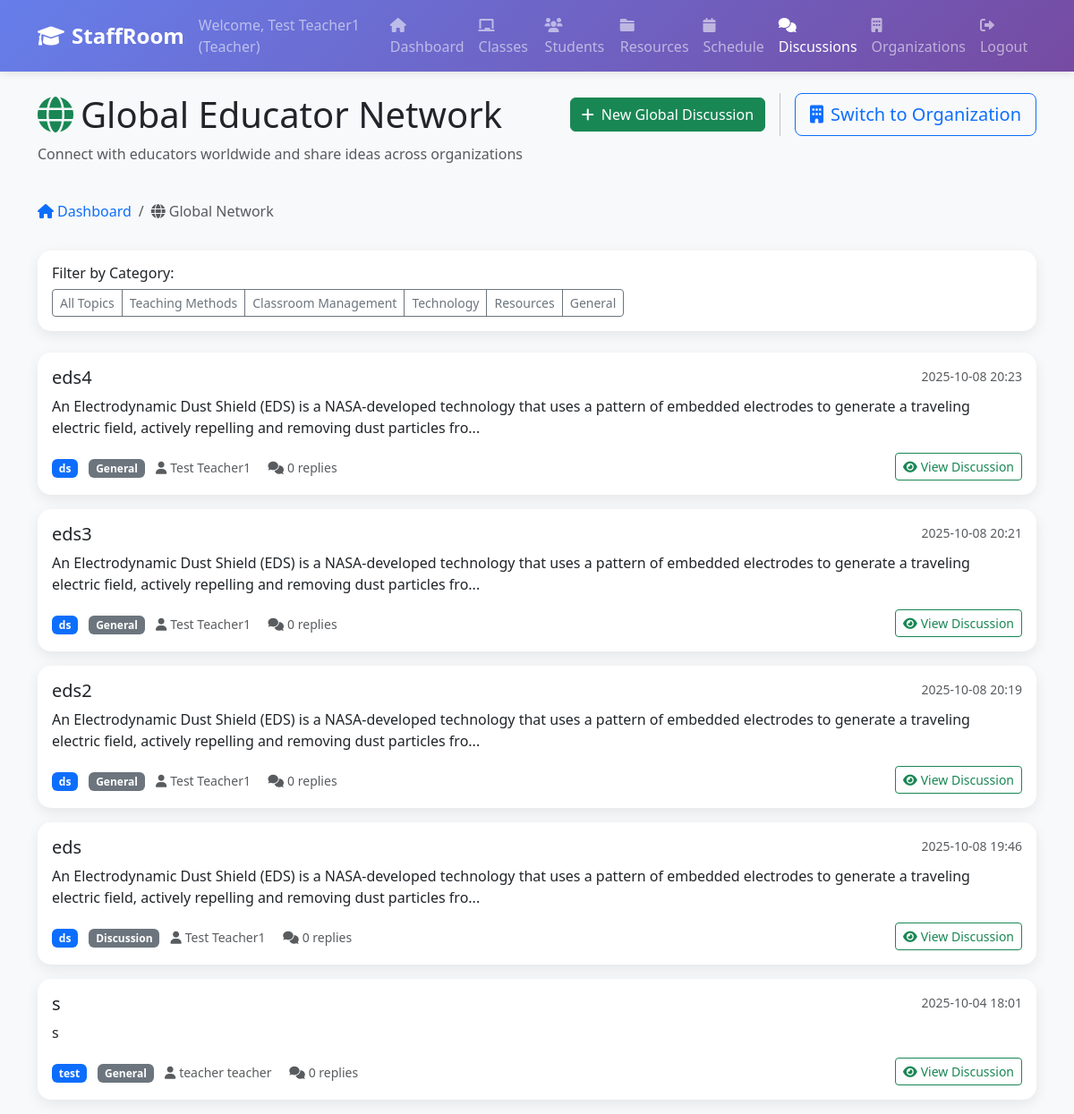
/global-discussions (signed in), run on the app's committed database.
### tables this page shows
CREATE TABLE global_discussions (
                id INTEGER PRIMARY KEY AUTOINCREMENT,
                title TEXT NOT NULL,
                content TEXT NOT NULL,
                author_id INTEGER NOT NULL,
                author_organization TEXT,
                category TEXT DEFAULT 'general',
                tags TEXT,
                is_pinned BOOLEAN DEFAULT 0,
                created_at TIMESTAMP DEFAULT CURRENT_TIMESTAMP,
                updated_at TIMESTAMP DEFAULT CURRENT_TIMESTAMP,
                FOREIGN KEY (author_id) REFERENCES users (id)
            );

CREATE TABLE users (
                id INTEGER PRIMARY KEY AUTOINCREMENT,
                username TEXT UNIQUE NOT NULL,
                email TEXT UNIQUE NOT NULL,
                password_hash TEXT NOT NULL,
                first_name TEXT NOT NULL,
                last_name TEXT NOT NULL,
                user_type TEXT NOT NULL CHECK (user_type IN ('teacher', 'student', 'admin')),
                created_at TIMESTAMP DEFAULT CURRENT_TIMESTAMP,
                is_active BOOLEAN DEFAULT 1
            , phone_number TEXT, profile_photo_path TEXT, bio TEXT, grade INTEGER);

### web_app.py (the view)
    def decorated_function(*args, **kwargs):
        if 'user_id' not in session:
            return redirect(url_for('login'))
        user_organizations = db.get_user_organizations(session['user_id'])
        if not user_organizations:
            flash('You must join an organization to access this feature.', 'warning')
            return redirect(url_for('organizations'))
        return f(*args, **kwargs)

### web_app.py (called while the page is built)
def require_organization_access(f):
    def decorated_function(*args, **kwargs):
        if 'user_id' not in session:
            return redirect(url_for('login'))
        user_organizations = db.get_user_organizations(session['user_id'])
        if not user_organizations:
            flash('You must join an organization to access this feature.', 'warning')
            return redirect(url_for('organizations'))
        return f(*args, **kwargs)
    decorated_function.__name__ = f.__name__
    return decorated_function

@app.route('/global-discussions')
@require_organization_access
def global_discussions():
    if 'user_id' not in session:
        return redirect(url_for('login'))
    category_filter = request.args.get('category')
    discussions = db.get_global_discussions(category=category_filter)
    current_org = db.get_user_current_organization(session['user_id'])
    user_org_name = current_org['name'] if current_org else 'No Organization'
    return render_template('global_discussions.html',
                         discussions=discussions,
                         user_org_name=user_org_name,
                         current_filter=category_filter)

    def get_connection(self):
        if self.db_path.startswith('postgresql://'):
            import psycopg2
            from psycopg2.extras import RealDictCursor
            conn = psycopg2.connect(self.db_path, cursor_factory=RealDictCursor)
        else:
            db_file = self.db_path.replace('sqlite:///', '')
            conn = sqlite3.connect(db_file)
            conn.row_factory = sqlite3.Row
        return conn

    def get_user_organizations(self, user_id):
        conn = self.get_connection()
        cursor = conn.execute("""
            SELECT o.*, om.role, om.joined_at
            FROM organizations o
            JOIN organization_memberships om ON o.id = om.organization_id
            WHERE om.user_id = ?
            ORDER BY om.joined_at DESC
            LIMIT 1
        """, (user_id,))
        result = cursor.fetchone()
        conn.close()
        return [dict(result)] if result else []

### templates/global_discussions.html (shortened to what this page needs)
{% extends "common/base.html" %}
{% block content %}
        <div class="row mb-4">
            <div class="col-md-6">
                <h1><i class="fas fa-globe me-2 text-success"></i>Global Educator Network</h1>
                <p class="text-muted">Connect with educators worldwide and share ideas across organizations</p>
            </div>
            <div class="col-md-6">
                <div class="d-flex justify-content-end align-items-center gap-3">
                    <div class="btn-group" role="group">
                        <button class="btn btn-success" data-bs-toggle="modal" data-bs-target="#newGlobalDiscussionModal">
                            <i class="fas fa-plus me-2"></i>New Global Discussion
                        </button>
                    </div>
                    <a href="{{ url_for('discussions') }}" class="btn btn-outline-primary btn-lg switch-btn">
                        <i class="fas fa-building me-2"></i>Switch to Organization
                    </a>
                </div>
            </div>
        </div>
        <div class="row mb-3">
            <div class="col-12">
                <nav aria-label="breadcrumb">
                    <ol class="breadcrumb">
                        <li class="breadcrumb-item">
                            <a href="{{ url_for('dashboard') }}" class="text-decoration-none">
                                <i class="fas fa-home me-1"></i>Dashboard
                            </a>
                        </li>
                        <li class="breadcrumb-item active" aria-current="page">
                            <i class="fas fa-globe me-1"></i>Global Network
                        </li>
                    </ol>
                </nav>
            </div>
        </div>
        <div class="row mb-4">
            <div class="col-12">
                <div class="card">
                    <div class="card-body">
                        <h6>Filter by Category:</h6>
                        <div class="btn-group" role="group">
                            <button class="btn btn-outline-secondary btn-sm" onclick="filterGlobalDiscussions('')">All Topics</button>
                            <button class="btn btn-outline-secondary btn-sm" onclick="filterGlobalDiscussions('teaching-methods')">Teaching Methods</button>
                            <button class="btn btn-outline-secondary btn-sm" onclick="filterGlobalDiscussions('classroom-management')">Classroom Management</button>
                            <button class="btn btn-outline-secondary btn-sm" onclick="filterGlobalDiscussions('technology')">Technology</button>
                            <button class="btn btn-outline-secondary btn-sm" onclick="filterGlobalDiscussions('resources')">Resources</button>
                            <button class="btn btn-outline-secondary btn-sm" onclick="filterGlobalDiscussions('general')">General</button>
                        </div>
                    </div>
                </div>
            </div>
        </div>
        <div class="row">
            <div class="col-12">
                {% if discussions %}
                    {% for discussion in discussions %}
                    <div class="card global-discussion-card mb-3 {% if discussion.is_pinned %}pinned-discussion{% endif %}">
                        <div class="card-body">
                            <div class="d-flex justify-content-between align-items-start mb-2">
                                <h5 class="card-title mb-0">
                                    {{ discussion.title }}
                                </h5>
                                <small class="text-muted">{{ discussion.created_at[:16] }}</small>
                            </div>
                            <p class="card-text">{{ discussion.content[:200] }}{% if discussion.content|length > 200 %}...{% endif %}</p>
                            <div class="d-flex justify-content-between align-items-center">
                                <div>
                                    <span class="badge bg-primary me-2">{{ discussion.author_organization }}</span>
                                    <span class="badge bg-secondary me-2">{{ discussion.category.replace('-', ' ').title() }}</span>
                                    <small class="text-muted">
                                        <i class="fas fa-user me-1"></i>{{ discussion.first_name }} {{ discussion.last_name }}
                                        <i class="fas fa-comments me-1 ms-3"></i>{{ discussion.reply_count or 0 }} replies
                                    </small>
                                </div>
                                <button class="btn btn-outline-success btn-sm" onclick="viewGlobalDiscussion({{ discussion.id }})">
                                    <i class="fas fa-eye me-1"></i>View Discussion
                                </button>
                            </div>
                        </div>
                    </div>
                    {% endfor %}
                {% endif %}
            </div>
        </div>
{% endblock %}

### data on the page
global_discussions: title "eds4", created_at "2025-10-08 20:23", content "An Electrodynamic Dust Shield (EDS) is a NASA-developed technology that uses a pattern of embedded electrodes to generate a traveling electric field, actively repelling and removing dust particles fro", author_organization "ds", category.replace "General", first_name "Test", last_name "Teacher1", is_pinned "0"
global_discussions: title "eds3", created_at "2025-10-08 20:21", content "An Electrodynamic Dust Shield (EDS) is a NASA-developed technology that uses a pattern of embedded electrodes to generate a traveling electric field, actively repelling and removing dust particles fro", author_organization "ds", category.replace "General", first_name "Test", last_name "Teacher1", is_pinned "0"
global_discussions: title "eds2", created_at "2025-10-08 20:19", content "An Electrodynamic Dust Shield (EDS) is a NASA-developed technology that uses a pattern of embedded electrodes to generate a traveling electric field, actively repelling and removing dust particles fro", author_organization "ds", category.replace "General", first_name "Test", last_name "Teacher1", is_pinned "0"
global_discussions: title "eds", created_at "2025-10-08 19:46", content "An Electrodynamic Dust Shield (EDS) is a NASA-developed technology that uses a pattern of embedded electrodes to generate a traveling electric field, actively repelling and removing dust particles fro", author_organization "ds", category.replace "Discussion", first_name "Test", last_name "Teacher1", is_pinned "0"
global_discussions: title "s", created_at "2025-10-04 18:01", content "s", author_organization "test", category.replace "General", first_name "teacher", last_name "teacher", is_pinned "0"

### other printed values
{{ session.first_name }} "Test"
{{ session.last_name }} "Teacher1"
{{ session.user_type.title() }} "Teacher"
